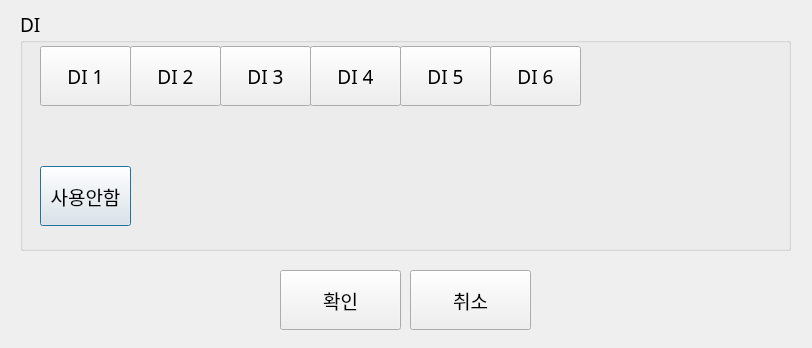
<?xml version="1.0" encoding="UTF-8"?>
<ui version="4.0">
 <class>DiSelect</class>
 <widget class="QDialog" name="DiSelect">
  <property name="geometry">
   <rect>
    <x>0</x>
    <y>0</y>
    <width>812</width>
    <height>348</height>
   </rect>
  </property>
  <property name="font">
   <font>
    <pointsize>12</pointsize>
   </font>
  </property>
  <property name="windowTitle">
   <string>Dialog</string>
  </property>
  <widget class="QGroupBox" name="groupBox">
   <property name="geometry">
    <rect>
     <x>20</x>
     <y>10</y>
     <width>771</width>
     <height>241</height>
    </rect>
   </property>
   <property name="font">
    <font>
     <family>나눔고딕코딩</family>
     <pointsize>14</pointsize>
    </font>
   </property>
   <property name="title">
    <string>DI</string>
   </property>
   <widget class="QPushButton" name="none">
    <property name="geometry">
     <rect>
      <x>20</x>
      <y>156</y>
      <width>91</width>
      <height>60</height>
     </rect>
    </property>
    <property name="font">
     <font>
      <family>나눔고딕코딩</family>
      <pointsize>14</pointsize>
     </font>
    </property>
    <property name="text">
     <string>사용안함</string>
    </property>
    <property name="checkable">
     <bool>true</bool>
    </property>
    <attribute name="buttonGroup">
     <string notr="true">buttonGroup</string>
    </attribute>
   </widget>
   <widget class="QPushButton" name="di01">
    <property name="geometry">
     <rect>
      <x>20</x>
      <y>36</y>
      <width>91</width>
      <height>60</height>
     </rect>
    </property>
    <property name="font">
     <font>
      <family>나눔고딕코딩</family>
      <pointsize>14</pointsize>
     </font>
    </property>
    <property name="text">
     <string>DI 1</string>
    </property>
    <property name="checkable">
     <bool>true</bool>
    </property>
    <attribute name="buttonGroup">
     <string notr="true">buttonGroup</string>
    </attribute>
   </widget>
   <widget class="QPushButton" name="di02">
    <property name="geometry">
     <rect>
      <x>110</x>
      <y>36</y>
      <width>91</width>
      <height>60</height>
     </rect>
    </property>
    <property name="font">
     <font>
      <family>나눔고딕코딩</family>
      <pointsize>14</pointsize>
     </font>
    </property>
    <property name="text">
     <string>DI 2</string>
    </property>
    <property name="checkable">
     <bool>true</bool>
    </property>
    <attribute name="buttonGroup">
     <string notr="true">buttonGroup</string>
    </attribute>
   </widget>
   <widget class="QPushButton" name="di03">
    <property name="geometry">
     <rect>
      <x>200</x>
      <y>36</y>
      <width>91</width>
      <height>60</height>
     </rect>
    </property>
    <property name="font">
     <font>
      <family>나눔고딕코딩</family>
      <pointsize>14</pointsize>
     </font>
    </property>
    <property name="text">
     <string>DI 3</string>
    </property>
    <property name="checkable">
     <bool>true</bool>
    </property>
    <attribute name="buttonGroup">
     <string notr="true">buttonGroup</string>
    </attribute>
   </widget>
   <widget class="QPushButton" name="di04">
    <property name="geometry">
     <rect>
      <x>290</x>
      <y>36</y>
      <width>91</width>
      <height>60</height>
     </rect>
    </property>
    <property name="font">
     <font>
      <family>나눔고딕코딩</family>
      <pointsize>14</pointsize>
     </font>
    </property>
    <property name="text">
     <string>DI 4</string>
    </property>
    <property name="checkable">
     <bool>true</bool>
    </property>
    <attribute name="buttonGroup">
     <string notr="true">buttonGroup</string>
    </attribute>
   </widget>
   <widget class="QPushButton" name="di06">
    <property name="geometry">
     <rect>
      <x>470</x>
      <y>36</y>
      <width>91</width>
      <height>60</height>
     </rect>
    </property>
    <property name="font">
     <font>
      <family>나눔고딕코딩</family>
      <pointsize>14</pointsize>
     </font>
    </property>
    <property name="text">
     <string>DI 6</string>
    </property>
    <property name="checkable">
     <bool>true</bool>
    </property>
    <attribute name="buttonGroup">
     <string notr="true">buttonGroup</string>
    </attribute>
   </widget>
   <widget class="QPushButton" name="di05">
    <property name="geometry">
     <rect>
      <x>380</x>
      <y>36</y>
      <width>91</width>
      <height>60</height>
     </rect>
    </property>
    <property name="font">
     <font>
      <family>나눔고딕코딩</family>
      <pointsize>14</pointsize>
     </font>
    </property>
    <property name="text">
     <string>DI 5</string>
    </property>
    <property name="checkable">
     <bool>true</bool>
    </property>
    <attribute name="buttonGroup">
     <string notr="true">buttonGroup</string>
    </attribute>
   </widget>
  </widget>
  <widget class="QPushButton" name="ok">
   <property name="geometry">
    <rect>
     <x>280</x>
     <y>270</y>
     <width>121</width>
     <height>60</height>
    </rect>
   </property>
   <property name="font">
    <font>
     <family>나눔고딕코딩</family>
     <pointsize>14</pointsize>
    </font>
   </property>
   <property name="text">
    <string>확인</string>
   </property>
   <property name="checked">
    <bool>false</bool>
   </property>
  </widget>
  <widget class="QPushButton" name="cancel">
   <property name="geometry">
    <rect>
     <x>410</x>
     <y>270</y>
     <width>121</width>
     <height>60</height>
    </rect>
   </property>
   <property name="font">
    <font>
     <family>나눔고딕코딩</family>
     <pointsize>14</pointsize>
    </font>
   </property>
   <property name="text">
    <string>취소</string>
   </property>
   <property name="checked">
    <bool>false</bool>
   </property>
  </widget>
 </widget>
 <resources/>
 <connections>
  <connection>
   <sender>cancel</sender>
   <signal>clicked()</signal>
   <receiver>DiSelect</receiver>
   <slot>reject()</slot>
   <hints>
    <hint type="sourcelabel">
     <x>450</x>
     <y>305</y>
    </hint>
    <hint type="destinationlabel">
     <x>416</x>
     <y>179</y>
    </hint>
   </hints>
  </connection>
 </connections>
 <buttongroups>
  <buttongroup name="buttonGroup"/>
 </buttongroups>
</ui>
